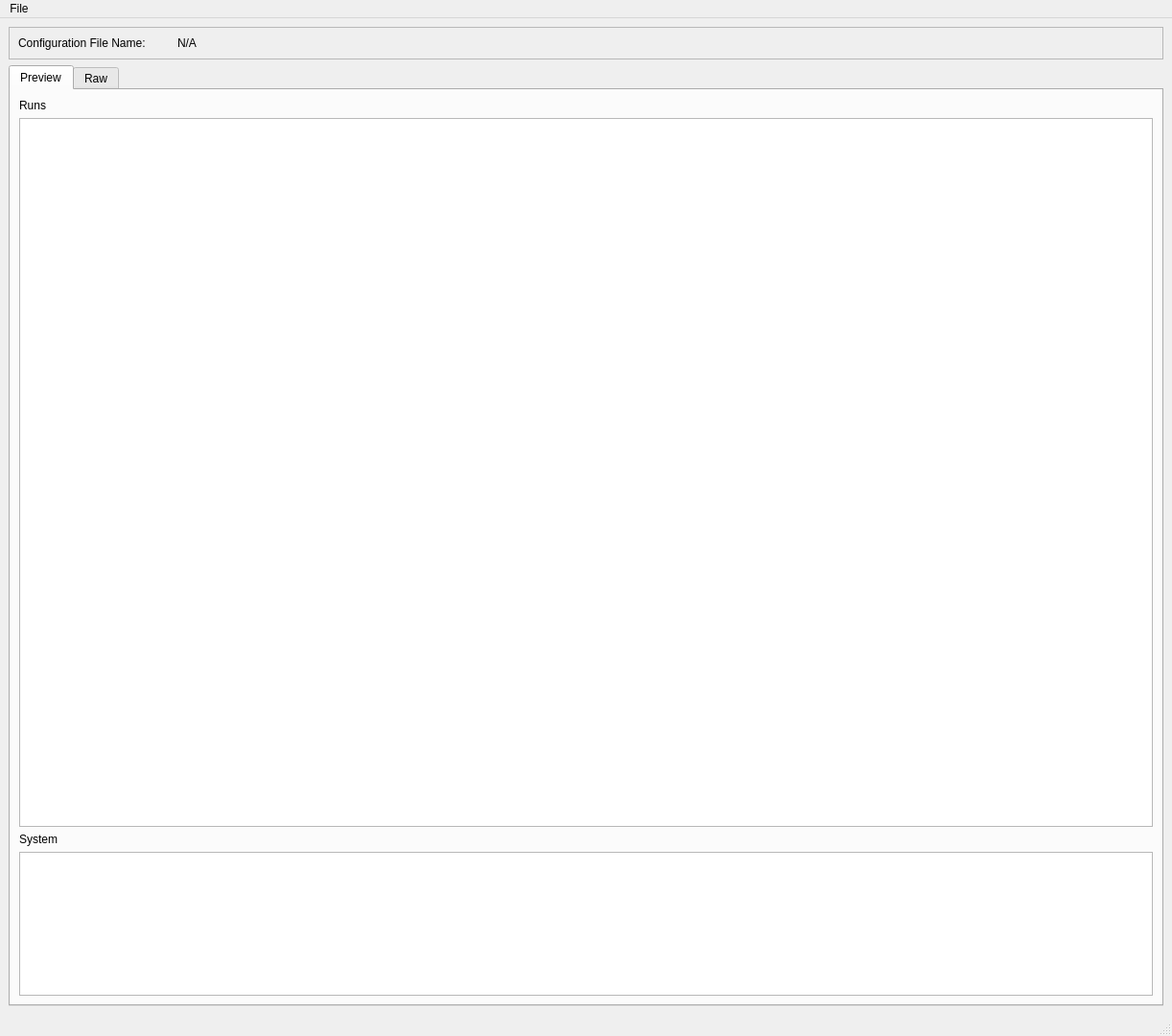
<?xml version="1.0" encoding="UTF-8"?>
<ui version="4.0">
 <class>MainWindow</class>
 <widget class="QMainWindow" name="MainWindow">
  <property name="geometry">
   <rect>
    <x>0</x>
    <y>0</y>
    <width>1222</width>
    <height>1080</height>
   </rect>
  </property>
  <property name="windowTitle">
   <string>MainWindow</string>
  </property>
  <widget class="QWidget" name="centralwidget">
   <layout class="QVBoxLayout" name="verticalLayout">
    <item>
     <widget class="QFrame" name="frame">
      <property name="frameShape">
       <enum>QFrame::StyledPanel</enum>
      </property>
      <property name="frameShadow">
       <enum>QFrame::Raised</enum>
      </property>
      <layout class="QHBoxLayout" name="horizontalLayout">
       <item>
        <widget class="QLabel" name="label">
         <property name="sizePolicy">
          <sizepolicy hsizetype="Minimum" vsizetype="Preferred">
           <horstretch>0</horstretch>
           <verstretch>0</verstretch>
          </sizepolicy>
         </property>
         <property name="maximumSize">
          <size>
           <width>160</width>
           <height>16777215</height>
          </size>
         </property>
         <property name="text">
          <string>Configuration File Name:</string>
         </property>
        </widget>
       </item>
       <item>
        <widget class="QLabel" name="config_file_name">
         <property name="text">
          <string>N/A</string>
         </property>
        </widget>
       </item>
      </layout>
     </widget>
    </item>
    <item>
     <widget class="QTabWidget" name="tabWidget">
      <property name="currentIndex">
       <number>0</number>
      </property>
      <widget class="QWidget" name="tab">
       <attribute name="title">
        <string>Preview</string>
       </attribute>
       <layout class="QVBoxLayout" name="verticalLayout_3">
        <item>
         <widget class="QLabel" name="label_2">
          <property name="text">
           <string>Runs</string>
          </property>
         </widget>
        </item>
        <item>
         <widget class="QTableWidget" name="previewTableWidget">
          <property name="alternatingRowColors">
           <bool>true</bool>
          </property>
         </widget>
        </item>
        <item>
         <widget class="QLabel" name="label_3">
          <property name="text">
           <string>System</string>
          </property>
         </widget>
        </item>
        <item>
         <widget class="QTableWidget" name="tableWidget">
          <property name="sizePolicy">
           <sizepolicy hsizetype="Expanding" vsizetype="Minimum">
            <horstretch>0</horstretch>
            <verstretch>0</verstretch>
           </sizepolicy>
          </property>
          <property name="maximumSize">
           <size>
            <width>16777215</width>
            <height>150</height>
           </size>
          </property>
          <property name="alternatingRowColors">
           <bool>true</bool>
          </property>
         </widget>
        </item>
       </layout>
      </widget>
      <widget class="QWidget" name="tab_2">
       <attribute name="title">
        <string>Raw</string>
       </attribute>
       <layout class="QVBoxLayout" name="verticalLayout_2">
        <item>
         <widget class="QTextEdit" name="rawTextEdit"/>
        </item>
       </layout>
      </widget>
     </widget>
    </item>
   </layout>
  </widget>
  <widget class="QMenuBar" name="menubar">
   <property name="geometry">
    <rect>
     <x>0</x>
     <y>0</y>
     <width>1222</width>
     <height>25</height>
    </rect>
   </property>
   <widget class="QMenu" name="menuFile">
    <property name="title">
     <string>File</string>
    </property>
    <addaction name="actionBrowse"/>
   </widget>
   <addaction name="menuFile"/>
  </widget>
  <widget class="QStatusBar" name="statusbar"/>
  <action name="actionBrowse">
   <property name="enabled">
    <bool>false</bool>
   </property>
   <property name="text">
    <string>Browse ...</string>
   </property>
  </action>
 </widget>
 <resources/>
 <connections/>
</ui>
